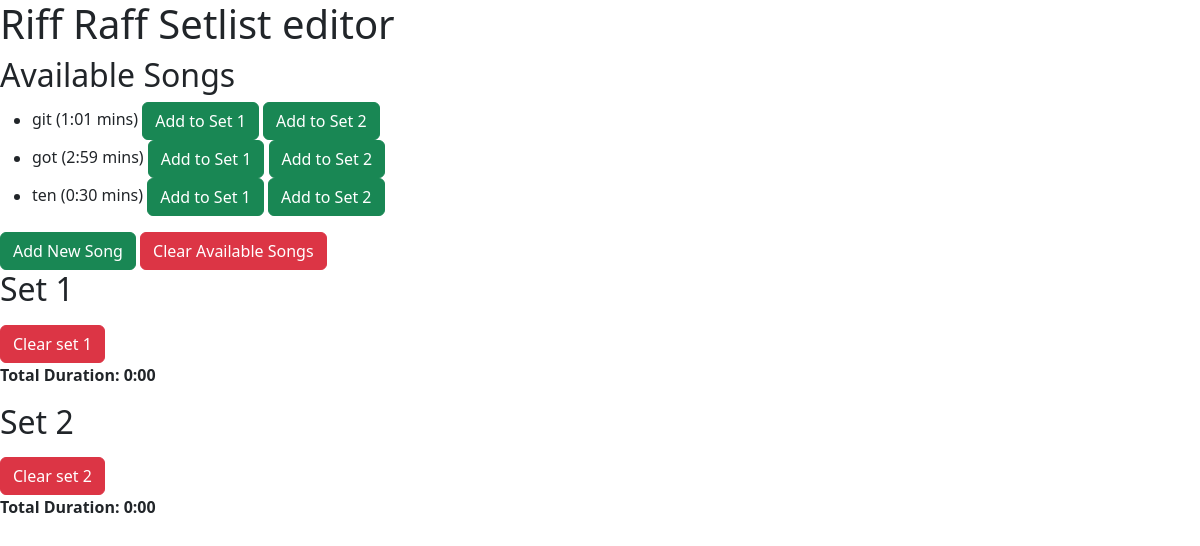
Before: / with the older database file.
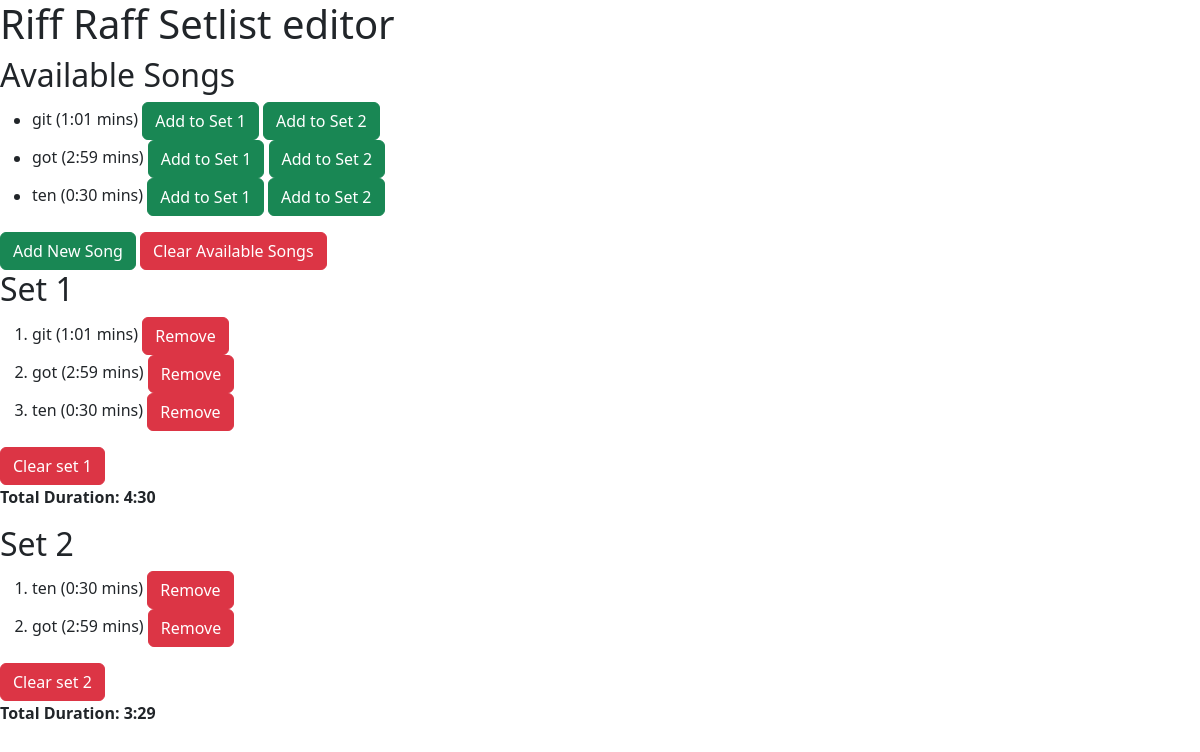
After: the same page with the newer database file.
### setlist_app/models.py (models this page shows, shortened)
class Song(models.Model):
    title = models.CharField(max_length=255, unique=True)
    duration = models.DurationField(help_text="Duration in MM:SS format")
    def formatted_duration(self):
        minutes, seconds = divmod(self.duration.total_seconds(), 60)
        return f"{int(minutes)}:{int(seconds):02d}"

class Setlist(models.Model):
    SET_CHOICES = [(1, "Set 1"), (2, "Set 2")]
    song = models.ForeignKey(Song, on_delete=models.CASCADE)
    set_number = models.IntegerField(choices=SET_CHOICES)
    class Meta:
        unique_together = ('song', 'set_number')

### setlist_app/views.py (the view)
# urls.py: path('', views.home, name='home'),
def home(request):
    songs = Song.objects.all()
    set1 = Setlist.objects.filter(set_number=1)
    set2 = Setlist.objects.filter(set_number=2)
    set1_total_duration = sum((item.song.duration for item in set1), timedelta())
    set2_total_duration = sum((item.song.duration for item in set2), timedelta())
    def format_duration(duration):
        total_seconds = int(duration.total_seconds())
        minutes, seconds = divmod(total_seconds, 60)
        return f"{minutes}:{seconds:02d}"
    set1_duration = format_duration(set1_total_duration)
    set2_duration = format_duration(set2_total_duration)
    return render(request, 'setlist_app/home.html', {
        "songs": songs,
        "set1": set1,
        "set2": set2,
        "set1_duration": set1_duration,
        "set2_duration": set2_duration,
    })

### setlist_app/templates/setlist_app/home.html (shortened to what this page needs)
{% load time_filters %}
{% load static %}
<!DOCTYPE html>
<html lang="en">
<head>
    <link rel="stylesheet" type="text/css" href="{% static 'setlist_app/style.css' %}">
     <link href="https://cdn.jsdelivr.net/npm/bootstrap@5.3.2/dist/css/bootstrap.min.css" rel="stylesheet">
</head>
<body>
    <h1>Riff Raff Setlist editor</h1>
    <h2>Available Songs</h2>
    <ul>
        {% for song in songs %}
            <li>
                {{ song.title }} ({{ song.formatted_duration }} mins)
                <a href="{% url 'add_to_set' song.id 1 %}"><button type="button" class="btn btn-success">Add to Set 1</button></a>
                <a href="{% url 'add_to_set' song.id 2 %}"><button type="button" class="btn btn-success">Add to Set 2</button></a>
            </li>
        {% endfor %}
    </ul>
    <a href="{% url 'add_song' %}"><button type="button" class="btn btn-success">Add New Song</button></a>
    <a href="{% url 'clear_all_songs' %}" onclick="return confirm('Are you sure you want to clear all available songs?');">
        <button type="button" class="btn btn-danger">Clear Available Songs</button>
    </a>
    <h2>Set 1</h2>
    <ol>
        {% for item in set1 %}
            <li>{{ item.song.title }} ({{ item.song.formatted_duration }} mins)
                <a href="{% url 'remove_from_set' item.id %}"><button type="button" class="btn btn-danger">Remove</button></a>
            </li>
        {% endfor %}
    </ol>
    <a href="{% url 'clear_all_from_set' 1 %}" onclick="return confirm('Are you sure you want to clear Set 1?');">
        <button type="button" class="btn btn-danger">Clear set 1</button></a>
        <p><strong>Total Duration: {{ set1_duration }}</strong></p>
    <h2>Set 2</h2>
    <ol>
        {% for item in set2 %}
            <li>{{ item.song.title }} ({{ item.song.formatted_duration }} mins)
                <a href="{% url 'remove_from_set' item.id %}"><button type="button" class="btn btn-danger">Remove</button></a>
            </li>
        {% endfor %}
    </ol>
    <a href="{% url 'clear_all_from_set' 2 %}" onclick="return confirm('Are you sure you want to clear Set 2?');">
        <button type="button" class="btn btn-danger">Clear set 2</button></a>
        <p><strong>Total Duration: {{ set2_duration }}</strong></p>
</body>
</html>

### setlist_app/static/setlist_app/style.css (style rules this page uses)
body { font-family: Arial, Helvetica, sans-serif; color: red; margin: 0; padding: 0; }
h1 { color: brown; }

Changed rows visible on the page:
added Setlist: song "git", song.formatted_duration "1:01", shown under "Set 1"
added Setlist: song "got", song.formatted_duration "2:59", shown under "Set 1"
added Setlist: song "ten", song.formatted_duration "0:30", shown under "Set 1"
added Setlist: song "ten", song.formatted_duration "0:30", shown under "Set 2"
added Setlist: song "got", song.formatted_duration "2:59", shown under "Set 2"
Other visible differences:
{{ set1_duration }}: "0:00" → "4:30"
{{ set2_duration }}: "0:00" → "3:29"
